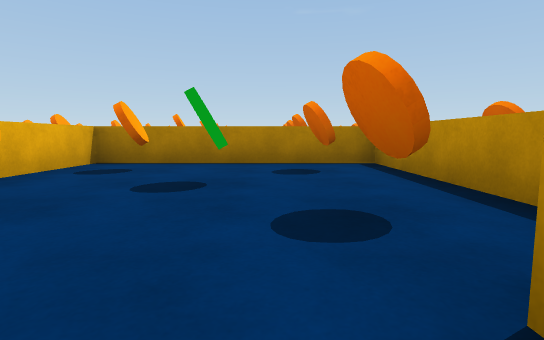
[1] (above)

17 first-person views from a walk through a 3-D level made in the Unity game engine. The camera is 0.37 m above the floor, tilts 6° down and sees 80° across. The floor is counted in squares, 1 m on a side. Each view is taken from the middle of a square. On the plan, view 1 faces up. The plan holds only what a view shows up to about 9 squares ahead; the rest is blank. The player character is not drawn.

[2]
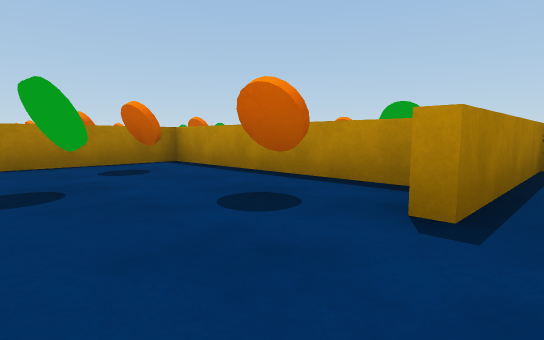

[3]
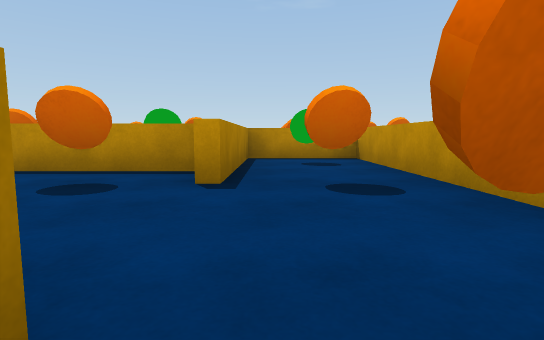

[4]
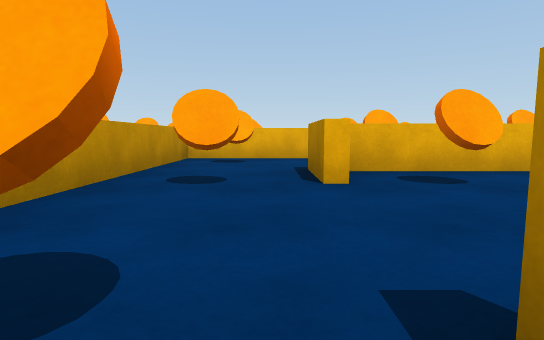

[5]
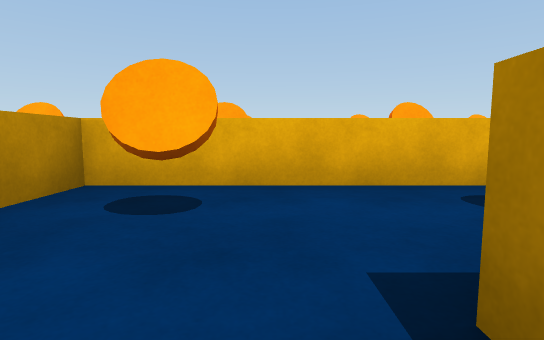

[6]
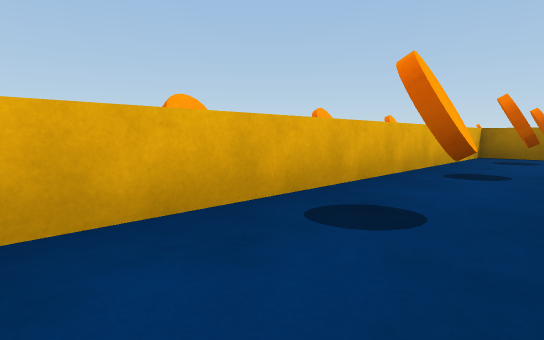

[7]
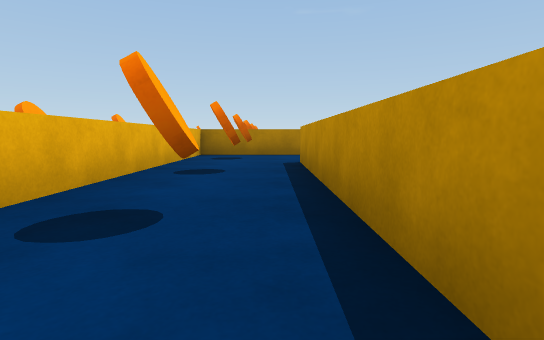

[8]
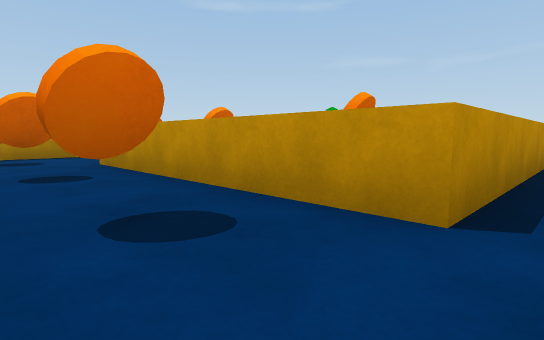

[9]
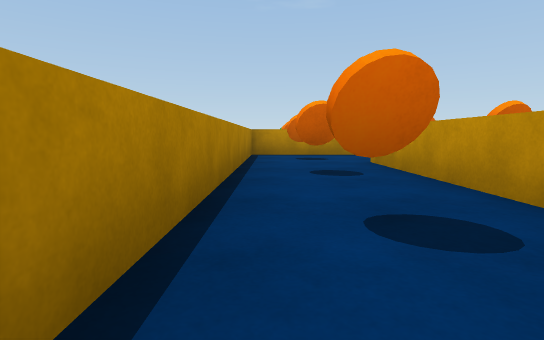

[10]
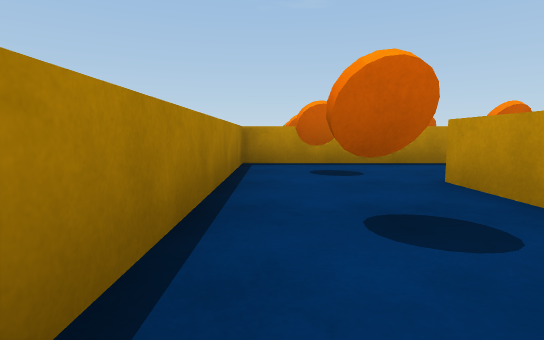

[11]
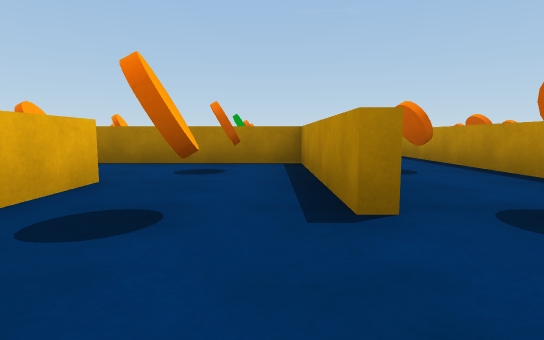

[12]
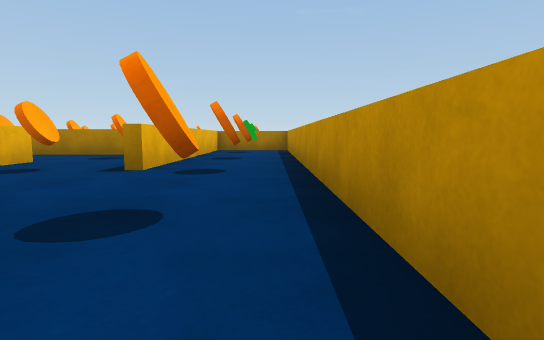

[13]
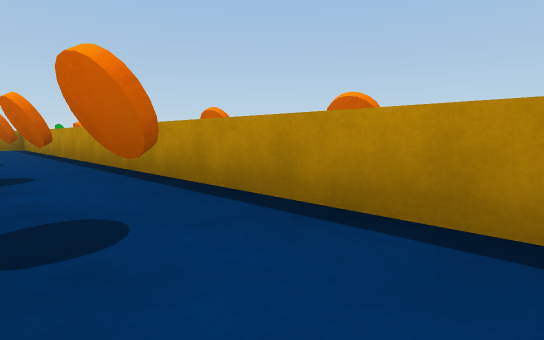

[14]
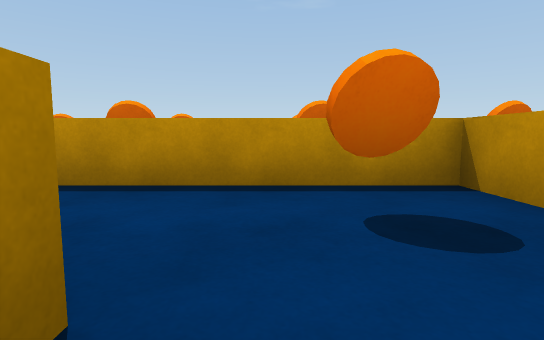

[15]
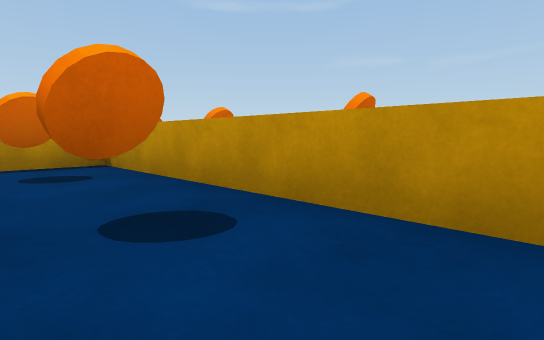

[16]
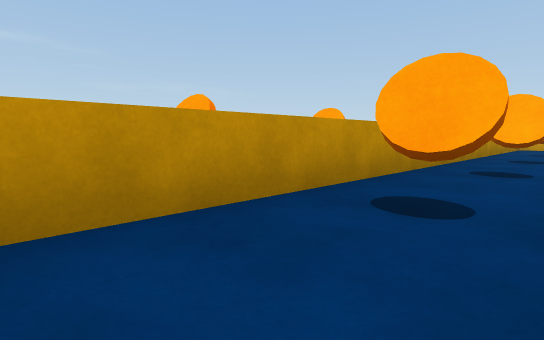

[17]
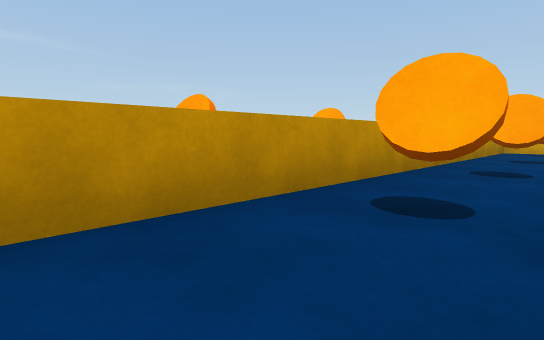

### Floor plan
Points are (right, up) in squares from view 1. A wall is a line through its corners. A room is listed if a view was taken in it or the views show most of it. See-through windows are left out.
Room 1 (views 1, 2, 3, 4, 5)
walls: (1.4, 0.8) (1.4, 4.4) (-2.4, 4.4) (-2.4, 0.8); (-1.5, 0.4) (-2.6, 0.4); (-2.5, -1.4) (3.4, -1.4) (3.4, 0.4) (0.5, 0.4)
ways out: opening at (-2, 0) to room 2
objects: orange coin (-1, 1); orange coin (-1, 3); green disc (0, 2); orange coin (1, 3)
Room 2 (views 6, 7, 8, 9, 10)
walls: (3.4, 5.4) (3.4, 6.4) (-4.4, 6.4) (-4.4, -1.4) (-2.5, -1.4); (-2.6, 0.4) (-2.6, 4.6) (1.6, 4.6)
ways out: opening at (-2, 0) to room 1; opening at (3, 4.5) to room 3
objects: orange coin (-3, 1); orange coin (-3, 3); orange coin (-3, 5)
Room 3 (view 11)
walls: (3.4, 3.5) (3.4, 5.4); (1.6, 4.6) (1.6, 3.6)
ways out: opening at (3, 4.5) to room 2; opening at (4, 2.5) to room 4
objects: orange coin (3, 3); orange coin (3, 5)
Room 4 (views 12, 13, 14, 15, 16, 17)
walls: (-6.4, -3.4) (5.4, -3.4) (5.4, 8.4) (3.6, 8.4) (3.6, 3.5)
ways out: opening at (4, 2.5) to room 3
objects: orange coin (5, -1); orange coin (5, 1); orange coin (5, 3); orange coin (5, 5); other object (5, 7)

Positions as (right, up) in squares from view 1, and headings:
1: (0, 0), facing up
2: (-1, 0), facing up-right
3: (-2, 0), facing right
4: (1, 0), facing left
5: (-2, 0), facing left
6: (-3, 0), facing up-left
7: (-3, 0), facing up
8: (-3, 6), facing down-right
9: (-3, 6), facing right
10: (-1, 6), facing right
11: (3, 2), facing up
12: (5, 0), facing up
13: (4, -2), facing up-right
14: (3, -2), facing right
15: (1, -2), facing down-right
16: (4, -2), facing down-left
17: (2, -2), facing down-left
